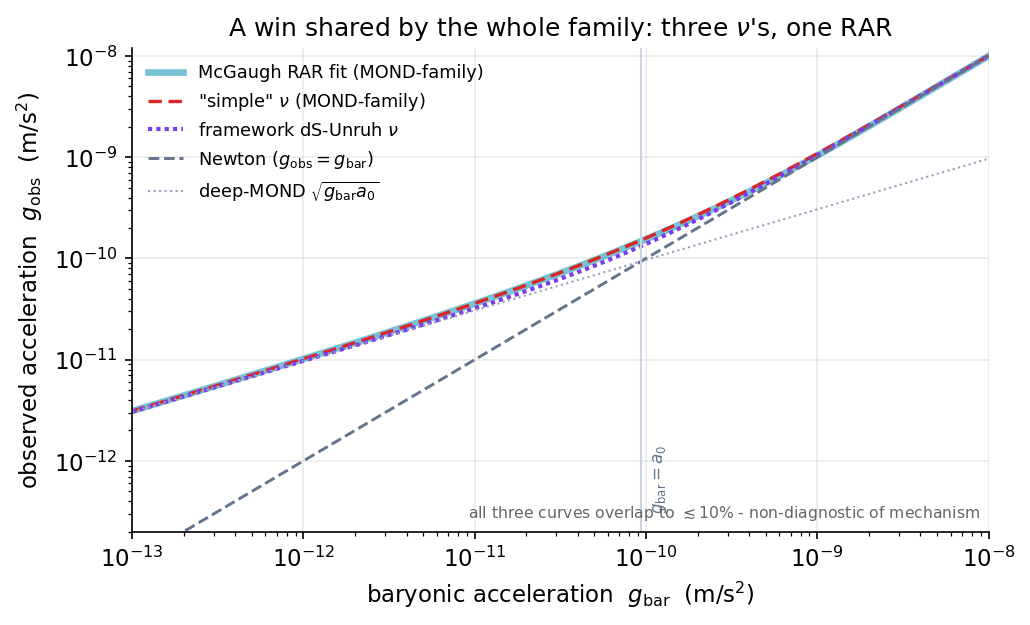

Recreate this plot in Python.
import numpy as np, matplotlib
matplotlib.use("Agg")
import matplotlib.pyplot as plt
plt.rcParams.update({"figure.dpi":150,"savefig.dpi":150,"font.size":11,
    "axes.grid":True,"grid.alpha":0.25,"axes.spines.top":False,"axes.spines.right":False,
    "axes.titlesize":12,"figure.facecolor":"white","axes.facecolor":"white"})
C_FW="#7c3aed"; C_NEWTON="#64748b"; C_MOND="#0891b2"; C_DATA="#dc2626"

a0 = 9.36e-11
g_bar = np.logspace(-13, -8.0, 400)

# Three members of the allowed interpolation (nu) family. All produce the SAME RAR,
# which is precisely the chapter's point: the relation is non-diagnostic of mechanism.
# Framework dS-Unruh:  g_obs = sqrt(g_bar^2 + g_bar a0)
g_fw     = np.sqrt(g_bar**2 + g_bar*a0)
# McGaugh RAR fitting function:  g_obs = g_bar / (1 - exp(-sqrt(g_bar/a0)))
g_mcg    = g_bar/(1.0 - np.exp(-np.sqrt(g_bar/a0)))
# 'simple' mu = x/(1+x):  g_obs = (g_bar + sqrt(g_bar^2 + 4 g_bar a0))/2
g_simple = 0.5*(g_bar + np.sqrt(g_bar**2 + 4*g_bar*a0))

fig, ax = plt.subplots(figsize=(7,4.3))
ax.plot(g_bar, g_mcg,    color=C_MOND,   lw=3.2, alpha=0.55,
        label="McGaugh RAR fit (MOND-family)")
ax.plot(g_bar, g_simple, color=C_DATA,   lw=1.6, ls=(0,(4,2)),
        label='"simple" $\\nu$ (MOND-family)')
ax.plot(g_bar, g_fw,     color=C_FW,     lw=2.0, ls=(0,(1,1)),
        label="framework dS-Unruh $\\nu$")
ax.plot(g_bar, g_bar, color=C_NEWTON, lw=1.4, ls="--", label=r"Newton ($g_{\rm obs}=g_{\rm bar}$)")
ax.plot(g_bar, np.sqrt(g_bar*a0), color="#94a3b8", lw=1.0, ls=":",
        label=r"deep-MOND $\sqrt{g_{\rm bar}a_0}$")

ax.axvline(a0, color="#cbd5e1", lw=1.0)
ax.text(a0*1.15, 3e-13, r"$g_{\rm bar}=a_0$", rotation=90, fontsize=8, color="#64748b", va="bottom")

ax.set_xscale("log"); ax.set_yscale("log")
ax.set_xlim(g_bar.min(), g_bar.max()); ax.set_ylim(2e-13, 1.2e-8)
ax.set_xlabel(r"baryonic acceleration  $g_{\rm bar}$  (m/s$^2$)")
ax.set_ylabel(r"observed acceleration  $g_{\rm obs}$  (m/s$^2$)")
ax.set_title("A win shared by the whole family: three $\\nu$'s, one RAR")
ax.legend(frameon=False, loc="upper left", fontsize=8.5)
ax.text(0.99,0.02,"all three curves overlap to $\\lesssim$10% - non-diagnostic of mechanism",
        transform=ax.transAxes, ha="right", va="bottom", fontsize=7.5, color="#666")
fig.tight_layout(); fig.savefig("ch29_rar_mond_shared.png", bbox_inches="tight"); print("ok")
